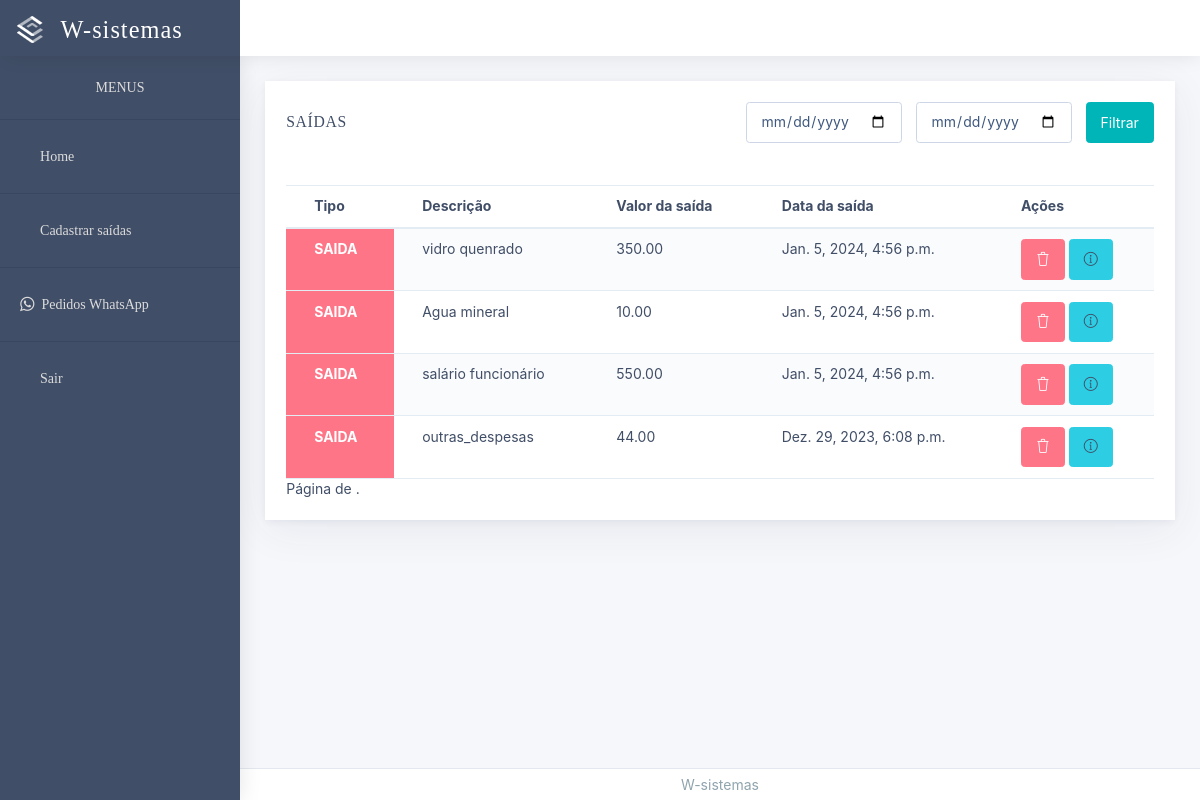
The app's page /relatorio-saidas, older data.
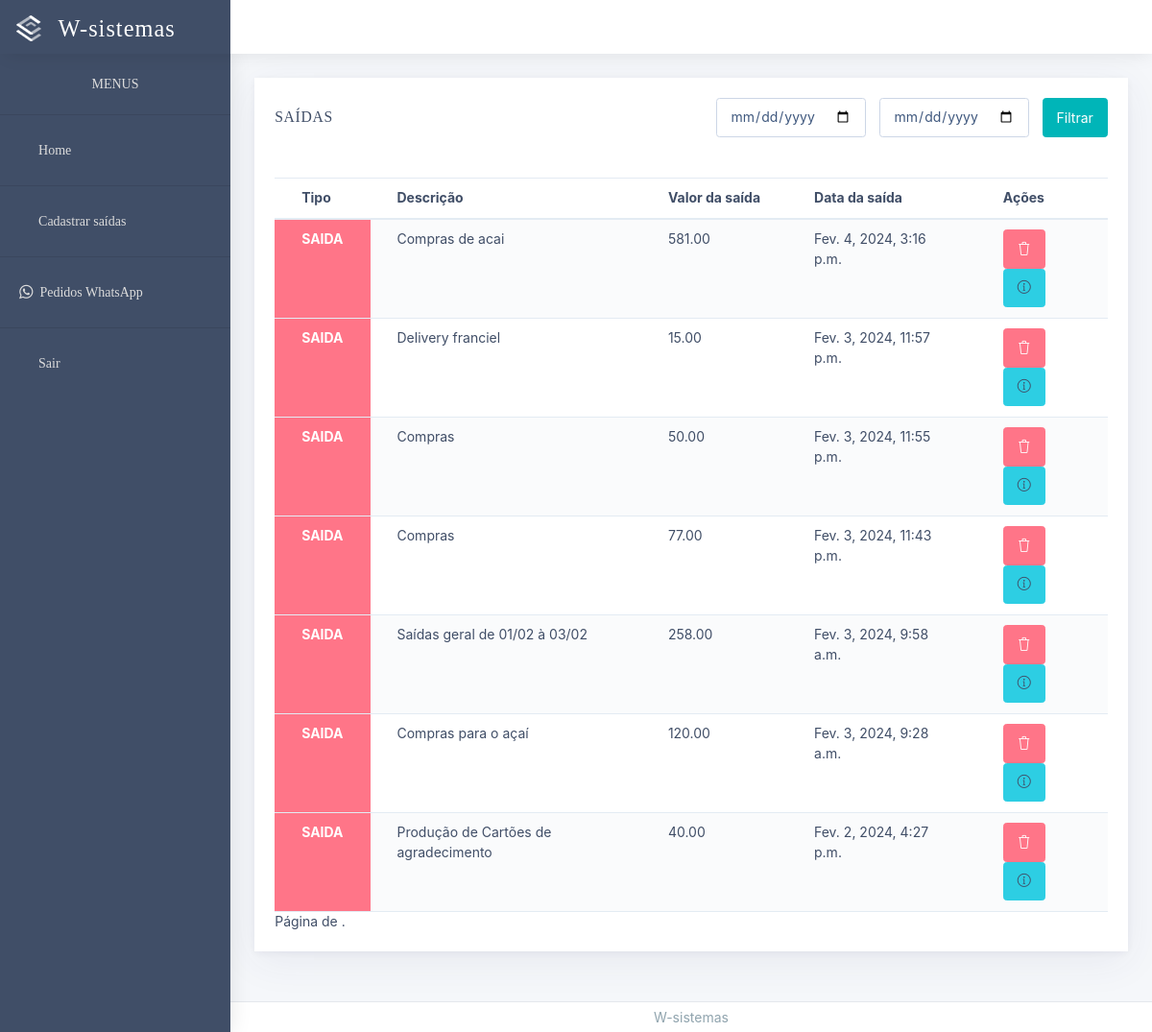
The same page, newer data.
### pdv/models.py (models this page shows, shortened)
class Saida(models.Model):
    saida_status = models.CharField(max_length=120, default='saida')
    tipo_de_despesa = models.CharField(max_length=150, default='outras_despesas', verbose_name='Tipo de Despesa')
    valor_despesa = models.DecimalField(decimal_places=2, max_digits=10, default=0, blank=True, verbose_name='Valor da despesa')
    data_saida = models.DateTimeField(auto_now_add=True)
    class Meta:
        verbose_name = 'Saida'
        verbose_name_plural = 'Saidas'

### pdv/views.py (the view)
# urls.py: path('relatorio-saidas', views.relatorio_saida, name='relatorio-saidas'),
def relatorio_saida(request):
    data_inicial_str = request.GET.get('data_inicial')
    data_final_str = request.GET.get('data_final')
    saidas = Saida.objects.all().order_by('-data_saida')
    return render(request, 'html/saidas.html', {'saidas':saidas})

### pdv/templates/html/saidas.html (shortened to what this page needs)
{% extends "base.html" %}
{% load static %}
{% block content %}
<div class="card">
    <div class="card-header d-flex justify-content-between align-items-center">
        <h4 class="card-title">Saídas</h4>
        <form method="get" class="form-inline">
            <div class="form-group mr-1">
                <input type="date" class="form-control" id="inputDate" name="data_inicial" value="{{ request.GET.data_inicial }}">
            </div>
            <div class="form-group mr-1">
                <input type="date" class="form-control" id="inputEndDate" name="data_final" value="{{ request.GET.data_final }}">
            </div>
            <button type="submit" class="btn btn-primary">Filtrar</button>
        </form>
    </div>
    <div class="card-body">
        <div class="table-responsive">
            <table class="table table-striped mb-0">
                <thead>
                    <tr>
                        <th>Tipo</th>
                        <th>Descrição</th>
                        <th>Valor da saída</th>
                        <th>Data da saída</th>
                        <th>Ações</th>
                    </tr>
                </thead>
                <tbody>
                    {% for saida in saidas %}
                        <tr>
                            <th class="bg-danger text-white text-uppercase" scope="row">{{ saida.saida_status|default:"-----"  }}</th>
                            <td>{{ saida.tipo_de_despesa|default:"-----"  }}</td>
                            <td>{{ saida.valor_despesa|default:"-----"  }}</td>
                            <td>{{ saida.data_saida|default:"-----"  }}</td>
                            <td>
                                <form action="" method="post" class="d-inline" id="deleteForm{{ saida.id }}">{% csrf_token %}
                                    <button class="btn btn-danger" type="button" onclick="confirmDelete({{ saida.id }})"><i class="icon-trash"></i></button>
                                </form>
                                <a class="btn btn-info" onclick="openModalInfoPeido()">
                                    <i class="icon-info"></i>
                                </a>
                            </td>
                        </tr>
                    {% endfor %}
                </tbody>
            </table>
            <div class="pagination">
                <span class="step-links">
                    <span class="current">
                        Página {{ saida.number }} de {{ saida.paginator.num_pages }}.
                    </span>
                </span>
            </div>
        </div>
    </div>
</div>
{% endblock content %}

### pdv/templates/base.html (shortened to what this page needs)
{% load static %}
<!DOCTYPE html>
<html class="loading" lang="en" data-textdirection="ltr">
<head>
    <link href="{% static 'css/fonts.css' %}" rel="stylesheet">
    <link rel="stylesheet" type="text/css" href="{% static 'app-assets/vendors/css/forms/selects/select2.min.css' %}">
    <link rel="stylesheet" type="text/css" href="{% static 'app-assets/vendors/css/vendors.min.css' %}">
    <link rel="stylesheet" type="text/css" href="{% static 'app-assets/vendors/css/extensions/unslider.css' %}">
    <link rel="stylesheet" type="text/css" href="{% static 'app-assets/vendors/css/weather-icons/climacons.min.css' %}">
    <link rel="stylesheet" type="text/css" href="{% static 'app-assets/fonts/meteocons/style.min.css' %}">
    <link rel="stylesheet" type="text/css" href="{% static 'app-assets/vendors/css/charts/morris.css' %}">
    <link rel="stylesheet" type="text/css" href="{% static 'app-assets/css/bootstrap.min.css' %}">
    <link rel="stylesheet" type="text/css" href="{% static 'app-assets/css/bootstrap-extended.min.css' %}">
    <link rel="stylesheet" type="text/css" href="{% static 'app-assets/css/colors.min.css' %}">
    <link rel="stylesheet" type="text/css" href="{% static 'app-assets/css/components.min.css' %}">
    <link rel="stylesheet" type="text/css" href="{% static 'app-assets/css/core/menu/menu-types/vertical-menu-modern.css' %}">
    <link rel="stylesheet" type="text/css" href="{% static 'app-assets/css/core/colors/palette-gradient.min.css' %}">
    <link rel="stylesheet" type="text/css" href="{% static 'app-assets/fonts/simple-line-icons/style.min.css' %}">
    <link rel="stylesheet" type="text/css" href="{% static 'app-assets/css/pages/timeline.min.css' %}">
    <link rel="stylesheet" type="text/css" href="{% static 'assets/css/style.css' %}">
  </head>
  <body class="vertical-layout vertical-menu-modern 2-columns   fixed-navbar" data-open="click" data-menu="vertical-menu-modern" data-col="2-columns">
    <nav class="header-navbar navbar-expand-lg navbar navbar-with-menu fixed-top navbar-semi-dark navbar-shadow">
      <div class="navbar-wrapper">
        <div class="navbar-header">
          <ul class="nav navbar-nav flex-row">
            <li class="nav-item mr-auto"><a class="navbar-brand" href="{% url 'home'%}"><img class="brand-logo" alt="stack admin logo" src="{% static 'app-assets/images/logo/stack-logo-light.png' %}">
                <h2 class="brand-text">W-sistemas</h2></a></li>
          </ul>
        </div>
      </div>
    </nav>
    <div class="main-menu menu-fixed menu-dark menu-accordion menu-shadow" data-scroll-to-active="true">
      <div class="main-menu-content">
        <ul class="navigation navigation-main" id="main-menu-navigation" data-menu="menu-navigation">
          <li class="navigation-header text-center"><span>Menus</span>
          </li><hr>
          <li class=" nav-item"><a href="{% url 'home' %}"><i class="feather icon-home"></i><span class="menu-title" data-i18n="Invoice">Home</span></a>
          </li><hr>
          <li class=" nav-item"><a href="{% url 'cadastro-saida' %}"><i class="feather icon-trending-down"></i><span class="menu-title" data-i18n="Invoice">Cadastrar saídas</span></a>
          </li><hr>
          <li class=" nav-item"><a href="{% url 'pedidos-feitos' %}"><i class="fa fa-whatsapp"></i><span class="menu-title" data-i18n="Invoice">Pedidos WhatsApp</span></a>
          </li><hr>
          <li class=" nav-item"><a href="{% url 'logout' %}"><i class="feather icon-log-out"></i><span class="menu-title" data-i18n="Invoice">Sair</span></a>
          </li>
        </ul>
      </div>
    </div>
    <div class="app-content content">
      <div class="content-wrapper">
        <div class="content-body">
          {% block content %} {% endblock content%}
        </div>
      </div>
    </div>
    <footer class="footer footer-static footer-light navbar-border">
      <p class="clearfix blue-grey lighten-2 text-sm-center mb-0 px-2"><span class="float-md-center d-block d-md-inline-block">W-sistemas</span></p>
    </footer>
  </body>
</html>

### pdv/static/app-assets/css/core/menu/menu-types/vertical-menu-modern.css (style rules this page uses)
body.vertical-layout.vertical-menu-modern .main-menu .navigation > li > a > i { font-size: 1.2rem; }
body.vertical-layout.vertical-menu-modern .navbar .navbar-brand { white-space: nowrap; }
body.vertical-layout.vertical-menu-modern .main-menu { transition: 0.4s cubic-bezier(0.25, 0.8, 0.25, 1); transform: translate3d(0, 0, 0); backface-visibility: hidden; }
@media (min-width: 992px) { body.vertical-layout.vertical-menu-modern .main-menu { width: 240px; } }
@media (min-width: 992px) { body.vertical-layout.vertical-menu-modern .navbar .navbar-header { width: 240px; } }
@media (min-width: 992px) { body.vertical-layout.vertical-menu-modern .content, body.vertical-layout.vertical-menu-modern .footer { margin-left: 240px; } }

Row changes from the older to the newer data that the page shows:
added Saida: saida_status "SAIDA", tipo_de_despesa "Compras de acai", valor_despesa "581.00", data_saida "Fev. 4, 2024, 3:16 p.m."
changed Saida: tipo_de_despesa "vidro quenrado" → "Delivery franciel"; valor_despesa "350.00" → "15.00"; data_saida "Jan. 5, 2024, 4:56 p.m." → "Fev. 3, 2024, 11:57 p.m."
changed Saida: tipo_de_despesa "Agua mineral" → "Compras"; valor_despesa "10.00" → "50.00"; data_saida "Jan. 5, 2024, 4:56 p.m." → "Fev. 3, 2024, 11:55 p.m."
changed Saida: tipo_de_despesa "salário funcionário" → "Compras"; valor_despesa "550.00" → "77.00"; data_saida "Jan. 5, 2024, 4:56 p.m." → "Fev. 3, 2024, 11:43 p.m."
changed Saida: tipo_de_despesa "outras_despesas" → "Saídas geral de 01/02 à 03/02"; valor_despesa "44.00" → "258.00"; data_saida "Dez. 29, 2023, 6:08 p.m." → "Fev. 3, 2024, 9:58 a.m."
added Saida: saida_status "SAIDA", tipo_de_despesa "Compras para o açaí", valor_despesa "120.00", data_saida "Fev. 3, 2024, 9:28 a.m."
added Saida: saida_status "SAIDA", tipo_de_despesa "Produção de Cartões de agradecimento", valor_despesa "40.00", data_saida "Fev. 2, 2024, 4:27 p.m."
